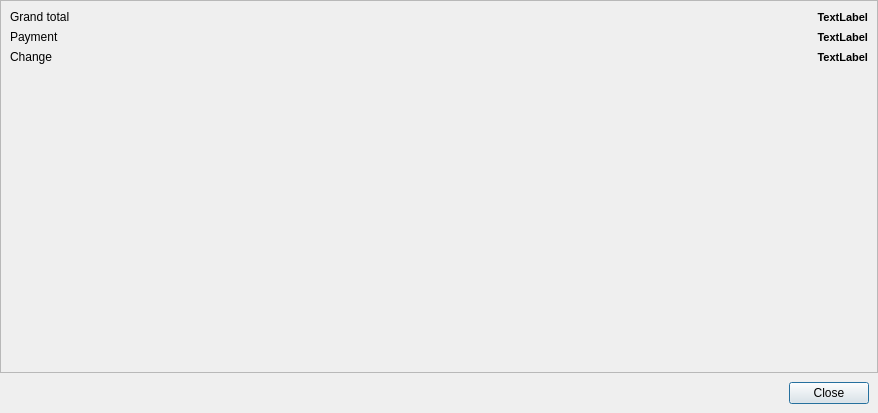
<?xml version="1.0" encoding="UTF-8"?>
<ui version="4.0">
 <class>DialogPostOrder</class>
 <widget class="QDialog" name="DialogPostOrder">
  <property name="geometry">
   <rect>
    <x>0</x>
    <y>0</y>
    <width>878</width>
    <height>413</height>
   </rect>
  </property>
  <property name="windowTitle">
   <string>Sign up</string>
  </property>
  <property name="modal">
   <bool>true</bool>
  </property>
  <layout class="QVBoxLayout" name="verticalLayout_2">
   <property name="spacing">
    <number>0</number>
   </property>
   <property name="leftMargin">
    <number>0</number>
   </property>
   <property name="topMargin">
    <number>0</number>
   </property>
   <property name="rightMargin">
    <number>0</number>
   </property>
   <property name="bottomMargin">
    <number>0</number>
   </property>
   <item>
    <widget class="QFrame" name="frame">
     <property name="frameShape">
      <enum>QFrame::StyledPanel</enum>
     </property>
     <property name="frameShadow">
      <enum>QFrame::Raised</enum>
     </property>
     <layout class="QVBoxLayout" name="verticalLayout">
      <item>
       <layout class="QFormLayout" name="formLayout">
        <item row="0" column="0">
         <widget class="QLabel" name="label">
          <property name="text">
           <string>Grand total</string>
          </property>
         </widget>
        </item>
        <item row="1" column="0">
         <widget class="QLabel" name="label_2">
          <property name="text">
           <string>Payment</string>
          </property>
         </widget>
        </item>
        <item row="2" column="0">
         <widget class="QLabel" name="label_3">
          <property name="text">
           <string>Change</string>
          </property>
         </widget>
        </item>
        <item row="0" column="1">
         <widget class="QLabel" name="labelGrandTotal">
          <property name="font">
           <font>
            <pointsize>8</pointsize>
            <weight>75</weight>
            <bold>true</bold>
           </font>
          </property>
          <property name="text">
           <string>TextLabel</string>
          </property>
          <property name="alignment">
           <set>Qt::AlignRight|Qt::AlignTrailing|Qt::AlignVCenter</set>
          </property>
         </widget>
        </item>
        <item row="1" column="1">
         <widget class="QLabel" name="labelPayment">
          <property name="font">
           <font>
            <pointsize>8</pointsize>
            <weight>75</weight>
            <bold>true</bold>
           </font>
          </property>
          <property name="text">
           <string>TextLabel</string>
          </property>
          <property name="alignment">
           <set>Qt::AlignRight|Qt::AlignTrailing|Qt::AlignVCenter</set>
          </property>
         </widget>
        </item>
        <item row="2" column="1">
         <widget class="QLabel" name="labelChange">
          <property name="font">
           <font>
            <pointsize>8</pointsize>
            <weight>75</weight>
            <bold>true</bold>
           </font>
          </property>
          <property name="text">
           <string>TextLabel</string>
          </property>
          <property name="alignment">
           <set>Qt::AlignRight|Qt::AlignTrailing|Qt::AlignVCenter</set>
          </property>
         </widget>
        </item>
       </layout>
      </item>
      <item>
       <spacer name="verticalSpacer">
        <property name="orientation">
         <enum>Qt::Vertical</enum>
        </property>
        <property name="sizeHint" stdset="0">
         <size>
          <width>20</width>
          <height>290</height>
         </size>
        </property>
       </spacer>
      </item>
     </layout>
    </widget>
   </item>
   <item>
    <widget class="QWidget" name="widgetConfirmationButton" native="true">
     <layout class="QHBoxLayout" name="horizontalLayout_2">
      <item>
       <spacer name="horizontalSpacer">
        <property name="orientation">
         <enum>Qt::Horizontal</enum>
        </property>
        <property name="sizeHint" stdset="0">
         <size>
          <width>40</width>
          <height>20</height>
         </size>
        </property>
       </spacer>
      </item>
      <item>
       <widget class="QPushButton" name="pushButtonClose">
        <property name="text">
         <string>Close</string>
        </property>
       </widget>
      </item>
     </layout>
    </widget>
   </item>
  </layout>
 </widget>
 <resources/>
 <connections/>
</ui>
